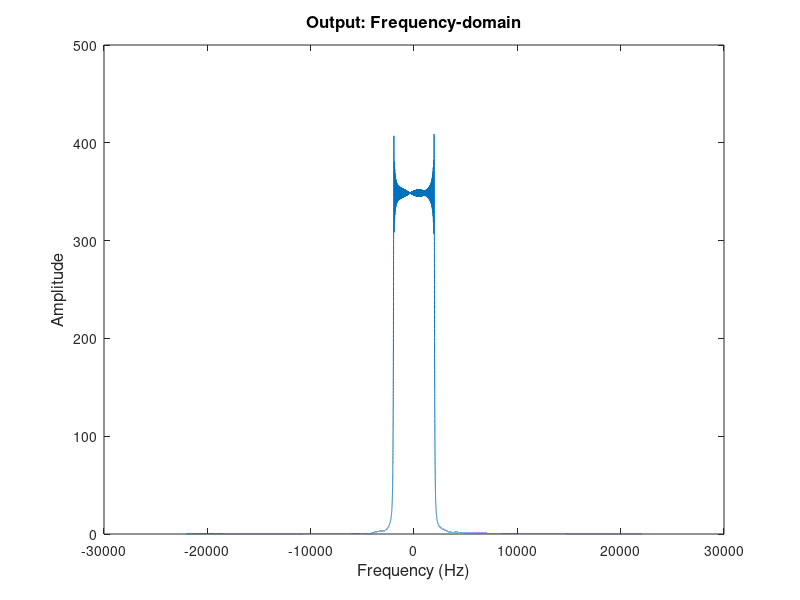

MATLAB code for this plot:
% Audio Radar Project - Lowpass Filtering After Down-mixing

%% Clear variables and command window

clear all;
close all;
clc;

%% Define constants and parameters

SpeedSoundWave_ms = 343;           %[m/s]  ->speed of wave
Fc = 10e3;                      % [Hz]
PulseWidth_s = 1;                  %[s]  
Fs = 44.1e3;                       %[Hz]   ->Sampling rate. So 44 100 samples are obtained in one second
Ts = 1/Fs;                         % Sampling period
N = PulseWidth_s * Fs;             % number of samples
t = 0:Ts:(N-1)*Ts;                 % Time Vector for Pulse
frequencyaxis1 = (-N/2:1:((N/2)-1))*(Fs/N); % Frequency-axis to Plot Frequency Domain of Pulse

%% Generate the transmit pulse

TxPulse = sin(2*pi*(8000*t + 2000*t.^2));

%% Exercise 3 - downmix the transmit pulse

% Multiply by cos(x) and -sin(x) to get I and Q channels, respectively

I = TxPulse.*cos(2*pi*Fc*t);
Q = TxPulse.*-sin(2*pi*Fc*t);

% Low pass filter the I and Q channel.
    % Use fdatool to calculate the coefficients of the LPF 
    % Example code:  Signal_I_AferLPF = filter(FilterCoeff,1,InputSignal_I);
    % Example code:  Signal_Q_AferLPF = filter(FilterCoeff,1,InputSignal_Q);
    % LPF with Fpass = 2100 Hz, Fstop = 6000 Hz, Apass = .001 dB, Astop = 80 dB
    % Made for specific bandwidth of 4 kHz

FilterCoeff = [-1.53785105157198e-05,0.000130395417810422,0.000307205296087191,0.000493641064532186,0.000523071237085720,0.000206486459690951,-0.000559895414633393,-0.00166139944430918,-0.00268699258188829,-0.00298940878748828,-0.00192092207848543,0.000801932573902799,0.00474654559300812,0.00862180669894579,0.0105096233804997,0.00851018316305392,0.00165013391372272,-0.00927040324639787,-0.0212870916561839,-0.0296423227547979,-0.0289728325141533,-0.0150430984819859,0.0135234716553144,0.0541621450120427,0.100431503965337,0.143358564544868,0.173741781831962,0.184715552228408,0.173741781831962,0.143358564544868,0.100431503965337,0.0541621450120427,0.0135234716553144,-0.0150430984819859,-0.0289728325141533,-0.0296423227547979,-0.0212870916561839,-0.00927040324639787,0.00165013391372272,0.00851018316305392,0.0105096233804997,0.00862180669894579,0.00474654559300812,0.000801932573902799,-0.00192092207848543,-0.00298940878748828,-0.00268699258188829,-0.00166139944430918,-0.000559895414633393,0.000206486459690951,0.000523071237085720,0.000493641064532186,0.000307205296087191,0.000130395417810422,-1.53785105157198e-05];
 
    Signal_I_AferLPF = filter(FilterCoeff,1,I);
    Signal_Q_AferLPF = filter(FilterCoeff,1,Q);

output = complex(Signal_I_AferLPF, Signal_Q_AferLPF);

% Plot the down-mixed signal in the frequency domain

figure(1);
axes('fontsize', 12);
plot(frequencyaxis1,(abs(fftshift(fft(output)))));
xlabel('Frequency (Hz)', 'fontsize', 12);
ylabel('Amplitude', 'fontsize', 12);
title('Output: Frequency-domain', 'fontsize', 12);
